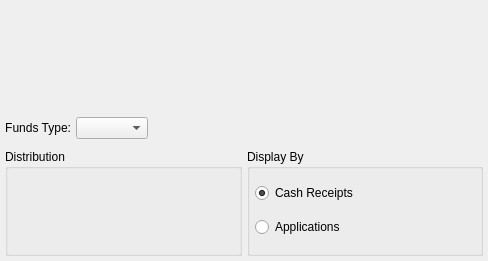
<?xml version="1.0" encoding="UTF-8"?>
<ui version="4.0">
 <comment>This file is part of the xTuple ERP: PostBooks Edition, a free and
open source Enterprise Resource Planning software suite,
Copyright (c) 1999-2019 by OpenMFG LLC, d/b/a xTuple.
It is licensed to you under the Common Public Attribution License
version 1.0, the full text of which (including xTuple-specific Exhibits)
is available at www.xtuple.com/CPAL.  By using this software, you agree
to be bound by its terms.</comment>
 <class>dspCashReceipts</class>
 <widget class="QWidget" name="dspCashReceipts">
  <property name="geometry">
   <rect>
    <x>0</x>
    <y>0</y>
    <width>488</width>
    <height>261</height>
   </rect>
  </property>
  <property name="windowTitle">
   <string>Cash Receipts</string>
  </property>
  <layout class="QVBoxLayout" name="verticalLayout">
   <item>
    <layout class="QHBoxLayout" name="horizontalLayout_3">
     <item>
      <widget class="CustomerSelector" name="_customerSelector"/>
     </item>
     <item>
      <spacer name="horizontalSpacer_2">
       <property name="orientation">
        <enum>Qt::Horizontal</enum>
       </property>
       <property name="sizeHint" stdset="0">
        <size>
         <width>40</width>
         <height>20</height>
        </size>
       </property>
      </spacer>
     </item>
    </layout>
   </item>
   <item>
    <layout class="QHBoxLayout" name="horizontalLayout">
     <item>
      <widget class="QLabel" name="_fundsTypeLit">
       <property name="text">
        <string>Funds Type:</string>
       </property>
       <property name="alignment">
        <set>Qt::AlignRight|Qt::AlignTrailing|Qt::AlignVCenter</set>
       </property>
      </widget>
     </item>
     <item>
      <widget class="XComboBox" name="_fundsType">
       <property name="allowNull">
        <bool>true</bool>
       </property>
       <property name="nullStr">
        <string>All</string>
       </property>
      </widget>
     </item>
     <item>
      <spacer name="horizontalSpacer">
       <property name="orientation">
        <enum>Qt::Horizontal</enum>
       </property>
       <property name="sizeHint" stdset="0">
        <size>
         <width>40</width>
         <height>20</height>
        </size>
       </property>
      </spacer>
     </item>
    </layout>
   </item>
   <item>
    <spacer name="verticalSpacer">
     <property name="orientation">
      <enum>Qt::Vertical</enum>
     </property>
     <property name="sizeType">
      <enum>QSizePolicy::Fixed</enum>
     </property>
     <property name="sizeHint" stdset="0">
      <size>
       <width>20</width>
       <height>5</height>
      </size>
     </property>
    </spacer>
   </item>
   <item>
    <layout class="QHBoxLayout" name="horizontalLayout_2">
     <item>
      <widget class="QGroupBox" name="groupBox">
       <property name="title">
        <string>Distribution</string>
       </property>
       <layout class="QGridLayout" name="gridLayout_3">
        <item row="0" column="0">
         <widget class="DateCluster" name="_dates"/>
        </item>
       </layout>
      </widget>
     </item>
     <item>
      <widget class="QGroupBox" name="displayTypeGroup">
       <property name="title">
        <string>Display By</string>
       </property>
       <layout class="QGridLayout" name="gridLayout">
        <item row="1" column="0">
         <widget class="QRadioButton" name="_applications">
          <property name="text">
           <string>Applications</string>
          </property>
         </widget>
        </item>
        <item row="0" column="0">
         <widget class="QRadioButton" name="_cashreceipts">
          <property name="text">
           <string>Cash Receipts</string>
          </property>
          <property name="checked">
           <bool>true</bool>
          </property>
         </widget>
        </item>
       </layout>
      </widget>
     </item>
    </layout>
   </item>
  </layout>
 </widget>
 <layoutdefault spacing="5" margin="5"/>
 <customwidgets>
  <customwidget>
   <class>CustomerSelector</class>
   <extends>QWidget</extends>
   <header>customerselector.h</header>
  </customwidget>
  <customwidget>
   <class>DateCluster</class>
   <extends>QWidget</extends>
   <header>datecluster.h</header>
   <container>1</container>
  </customwidget>
  <customwidget>
   <class>XComboBox</class>
   <extends>QComboBox</extends>
   <header>xcombobox.h</header>
  </customwidget>
 </customwidgets>
 <tabstops>
  <tabstop>_dates</tabstop>
 </tabstops>
 <resources/>
 <connections/>
</ui>
